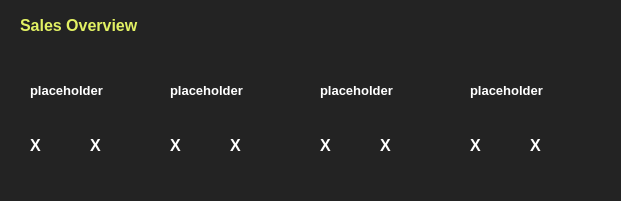
          <widget class="QWidget" name="saleswidget" native="true">
           <property name="geometry">
            <rect>
             <x>10</x>
             <y>20</y>
             <width>621</width>
             <height>201</height>
            </rect>
           </property>
           <property name="styleSheet">
            <string notr="true">background-color: #232323; border-radius: 10px;</string>
           </property>
           <widget class="QLabel" name="label_14">
            <property name="geometry">
             <rect>
              <x>20</x>
              <y>10</y>
              <width>171</width>
              <height>31</height>
             </rect>
            </property>
            <property name="font">
             <font>
              <family>Segoe UI</family>
              <pointsize>12</pointsize>
              <weight>75</weight>
              <bold>true</bold>
             </font>
            </property>
            <property name="styleSheet">
             <string notr="true">color: #E2F163;</string>
            </property>
            <property name="text">
             <string>Sales Overview</string>
            </property>
           </widget>
           <widget class="QLabel" name="label_15">
            <property name="geometry">
             <rect>
              <x>30</x>
              <y>50</y>
              <width>111</width>
              <height>81</height>
             </rect>
            </property>
            <property name="font">
             <font>
              <family>Segoe UI</family>
              <pointsize>10</pointsize>
              <weight>75</weight>
              <bold>true</bold>
             </font>
            </property>
            <property name="styleSheet">
             <string notr="true">color: #fff;</string>
            </property>
            <property name="text">
             <string>placeholder</string>
            </property>
           </widget>
           <widget class="QLabel" name="productCategoriesNumber_3">
            <property name="geometry">
             <rect>
              <x>30</x>
              <y>130</y>
              <width>51</width>
              <height>31</height>
             </rect>
            </property>
            <property name="font">
             <font>
              <family>Segoe UI</family>
              <pointsize>12</pointsize>
              <weight>75</weight>
              <bold>true</bold>
             </font>
            </property>
            <property name="styleSheet">
             <string notr="true">color: #fff;</string>
            </property>
            <property name="text">
             <string>X</string>
            </property>
           </widget>
           <widget class="QLabel" name="productCategoriesNumber_6">
            <property name="geometry">
             <rect>
              <x>90</x>
              <y>130</y>
              <width>51</width>
              <height>31</height>
             </rect>
            </property>
            <property name="font">
             <font>
              <family>Segoe UI</family>
              <pointsize>12</pointsize>
              <weight>75</weight>
              <bold>true</bold>
             </font>
            </property>
            <property name="styleSheet">
             <string notr="true">color: #fff;</string>
            </property>
            <property name="text">
             <string>X</string>
            </property>
           </widget>
           <widget class="QLabel" name="productCategoriesNumber_11">
            <property name="geometry">
             <rect>
              <x>230</x>
              <y>130</y>
              <width>51</width>
              <height>31</height>
             </rect>
            </property>
            <property name="font">
             <font>
              <family>Segoe UI</family>
              <pointsize>12</pointsize>
              <weight>75</weight>
              <bold>true</bold>
             </font>
            </property>
            <property name="styleSheet">
             <string notr="true">color: #fff;</string>
            </property>
            <property name="text">
             <string>X</string>
            </property>
           </widget>
           <widget class="QLabel" name="productCategoriesNumber_12">
            <property name="geometry">
             <rect>
              <x>170</x>
              <y>130</y>
              <width>51</width>
              <height>31</height>
             </rect>
            </property>
            <property name="font">
             <font>
              <family>Segoe UI</family>
              <pointsize>12</pointsize>
              <weight>75</weight>
              <bold>true</bold>
             </font>
            </property>
            <property name="styleSheet">
             <string notr="true">color: #fff;</string>
            </property>
            <property name="text">
             <string>X</string>
            </property>
           </widget>
           <widget class="QLabel" name="label_18">
            <property name="geometry">
             <rect>
              <x>170</x>
              <y>50</y>
              <width>111</width>
              <height>81</height>
             </rect>
            </property>
            <property name="font">
             <font>
              <family>Segoe UI</family>
              <pointsize>10</pointsize>
              <weight>75</weight>
              <bold>true</bold>
             </font>
            </property>
            <property name="styleSheet">
             <string notr="true">color: #fff;</string>
            </property>
            <property name="text">
             <string>placeholder</string>
            </property>
           </widget>
           <widget class="QLabel" name="productCategoriesNumber_13">
            <property name="geometry">
             <rect>
              <x>380</x>
              <y>130</y>
              <width>51</width>
              <height>31</height>
             </rect>
            </property>
            <property name="font">
             <font>
              <family>Segoe UI</family>
              <pointsize>12</pointsize>
              <weight>75</weight>
              <bold>true</bold>
             </font>
            </property>
            <property name="styleSheet">
             <string notr="true">color: #fff;</string>
            </property>
            <property name="text">
             <string>X</string>
            </property>
           </widget>
           <widget class="QLabel" name="productCategoriesNumber_14">
            <property name="geometry">
             <rect>
              <x>320</x>
              <y>130</y>
              <width>51</width>
              <height>31</height>
             </rect>
            </property>
            <property name="font">
             <font>
              <family>Segoe UI</family>
              <pointsize>12</pointsize>
              <weight>75</weight>
              <bold>true</bold>
             </font>
            </property>
            <property name="styleSheet">
             <string notr="true">color: #fff;</string>
            </property>
            <property name="text">
             <string>X</string>
            </property>
           </widget>
           <widget class="QLabel" name="label_49">
            <property name="geometry">
             <rect>
              <x>320</x>
              <y>50</y>
              <width>111</width>
              <height>81</height>
             </rect>
            </property>
            <property name="font">
             <font>
              <family>Segoe UI</family>
              <pointsize>10</pointsize>
              <weight>75</weight>
              <bold>true</bold>
             </font>
            </property>
            <property name="styleSheet">
             <string notr="true">color: #fff;</string>
            </property>
            <property name="text">
             <string>placeholder</string>
            </property>
           </widget>
           <widget class="QLabel" name="productCategoriesNumber_31">
            <property name="geometry">
             <rect>
              <x>530</x>
              <y>130</y>
              <width>51</width>
              <height>31</height>
             </rect>
            </property>
            <property name="font">
             <font>
              <family>Segoe UI</family>
              <pointsize>12</pointsize>
              <weight>75</weight>
              <bold>true</bold>
             </font>
            </property>
            <property name="styleSheet">
             <string notr="true">color: #fff;</string>
            </property>
            <property name="text">
             <string>X</string>
            </property>
           </widget>
           <widget class="QLabel" name="productCategoriesNumber_32">
            <property name="geometry">
             <rect>
              <x>470</x>
              <y>130</y>
              <width>51</width>
              <height>31</height>
             </rect>
            </property>
            <property name="font">
             <font>
              <family>Segoe UI</family>
              <pointsize>12</pointsize>
              <weight>75</weight>
              <bold>true</bold>
             </font>
            </property>
            <property name="styleSheet">
             <string notr="true">color: #fff;</string>
            </property>
            <property name="text">
             <string>X</string>
            </property>
           </widget>
           <widget class="QLabel" name="label_50">
            <property name="geometry">
             <rect>
              <x>470</x>
              <y>50</y>
              <width>111</width>
              <height>81</height>
             </rect>
            </property>
            <property name="font">
             <font>
              <family>Segoe UI</family>
              <pointsize>10</pointsize>
              <weight>75</weight>
              <bold>true</bold>
             </font>
            </property>
            <property name="styleSheet">
             <string notr="true">color: #fff;</string>
            </property>
            <property name="text">
             <string>placeholder</string>
            </property>
           </widget>
          </widget>
